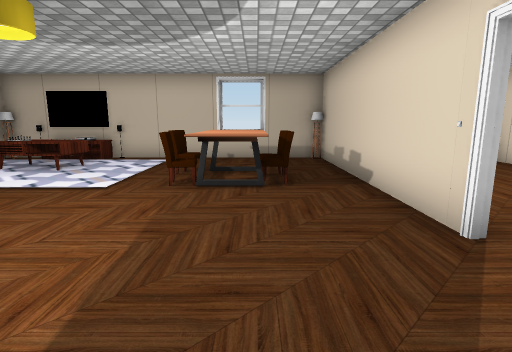
View 1 (above)

16 first-person views from a walk through a Unity game level. The camera is 1.2 m above the floor, tilts 10° down and sees 80° across. The floor is counted in squares, 1 m on a side. Each view is taken from the middle of a square. On the plan, view 1 faces up. The plan holds only what a view shows up to about 13 squares ahead; the rest is blank. The place goes on beyond the plan. The player character is not drawn. Some surface patterns are stand-ins.

View 2
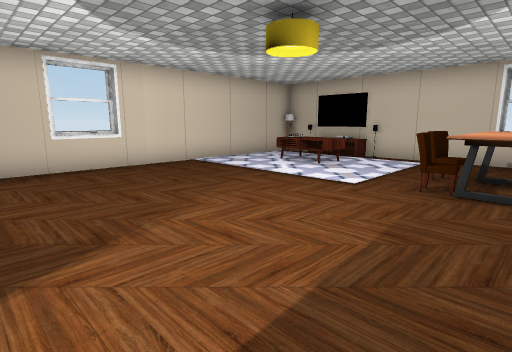

View 3
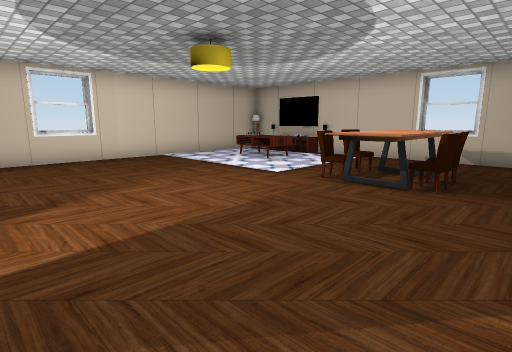

View 4
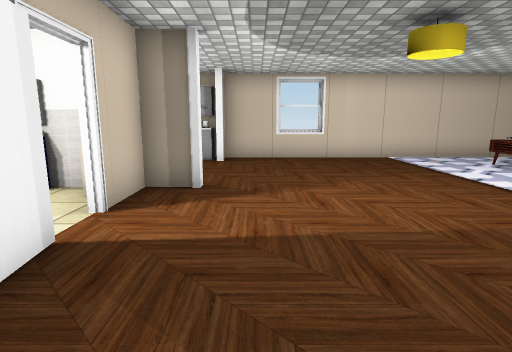

View 5
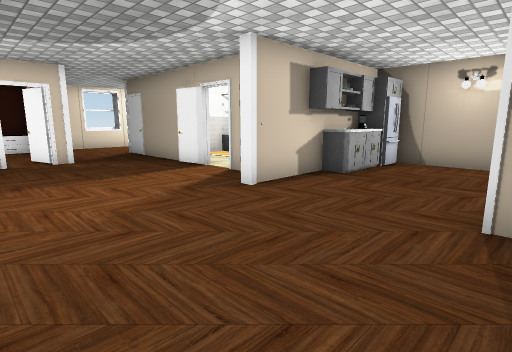

View 6
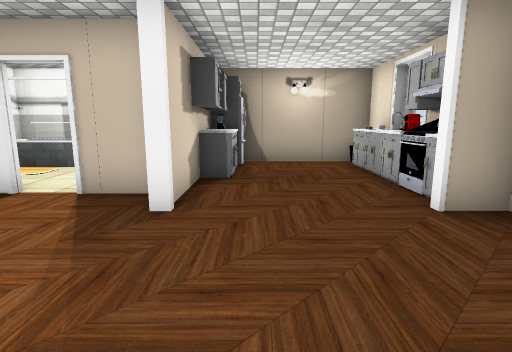

View 7
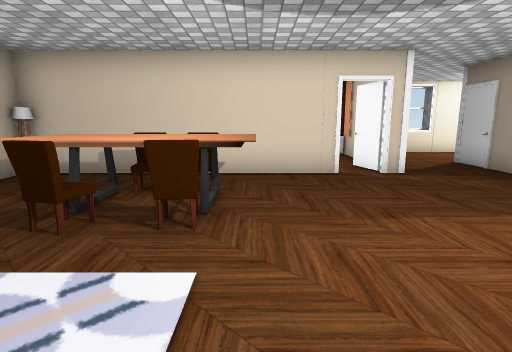

View 8
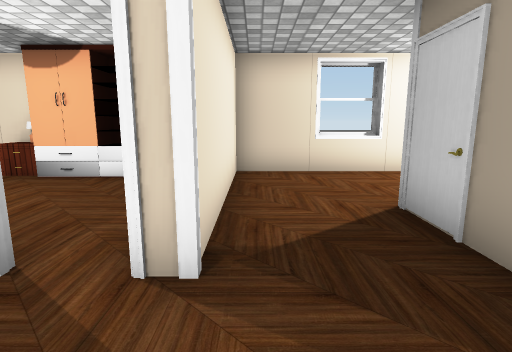

View 9
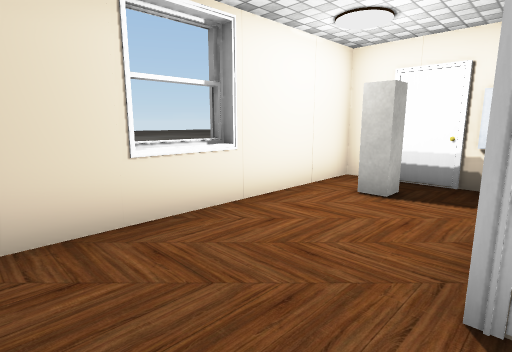

View 10
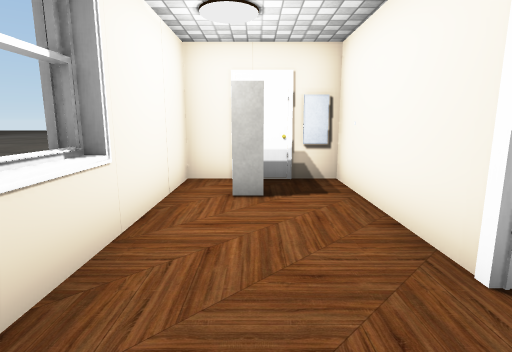

View 11
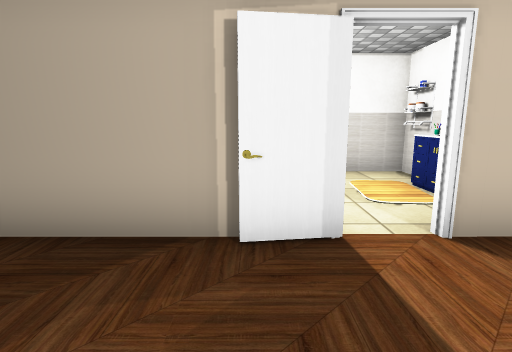

View 12
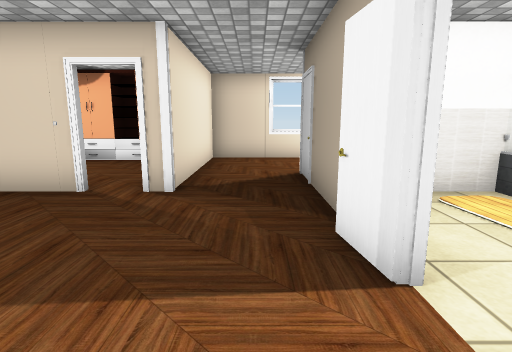

View 13
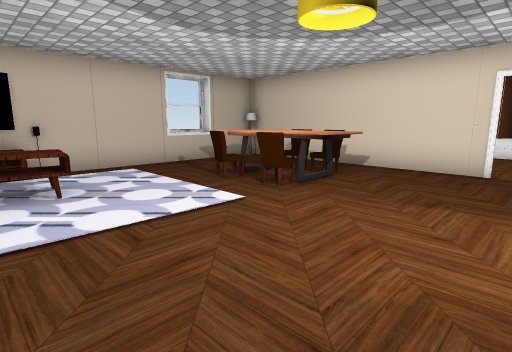

View 14
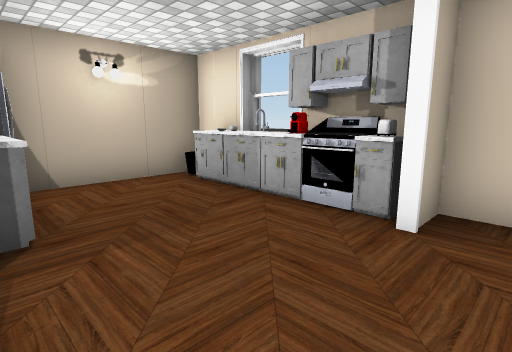

View 15
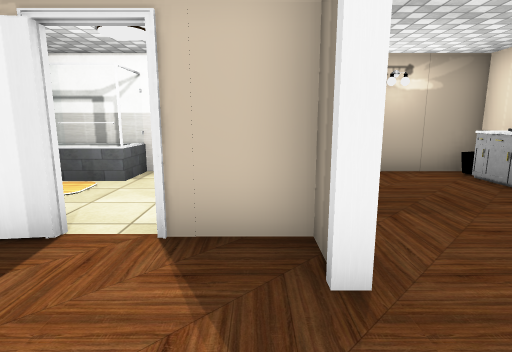

View 16
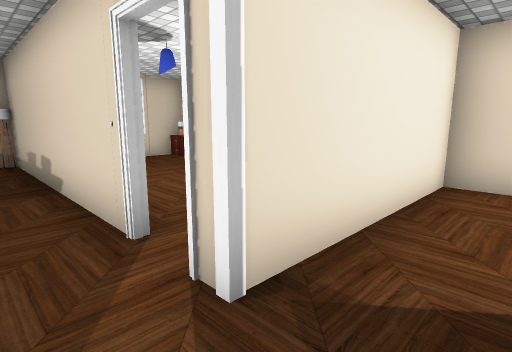

### Floor plan
Key: @ floor where view 1 was taken; # wall or solid block; . floor; = window, fence, low wall or low ledge; ^ raised ledge; T table; C chair; P pillar; S stove; H thing the floor can be seen under or through; A cabinet; W wardrobe; F fridge; O other object.
Columns run from 9 left of view 1 to 8 right of it. Each row starts with its distance up from view 1.
 11 ############   ###
 10 ##TOO......#    ##
  9 #     .....#  .. #
  8 # TTT ..TT.#  .. #
  7 #   T .CTTC# ...T#
  6 # .....CTTC# ...T
  5 #.......TT.#....W
  4 #..........#....W
  3 #..........##..WW
  2 #..........P####W#
  1 #................#
  0 #P...P...@.......#
 -1 #OS..## HHH##P...=
 -2 #O...#O  ..###...#
 -3  ^...A ....# #...#
 -4 #^...AO..### #.#.#
 -5 #...FFO  #####O..#
 -6 ##################

Where each view was taken, in squares from view 1:
view 1: 0 up, 0 right, facing up
view 2: 0 up, 0 right, facing up-left
view 3: 0 up, 2 right, facing up-left
view 4: 1 up, 2 right, facing left
view 5: 4 up, 8 left, facing down-right
view 6: 4 up, 5 left, facing down
view 7: 5 up, 5 left, facing right
view 8: 1 up, 0 right, facing right
view 9: 1 up, 4 right, facing down-right
view 10: 1 up, 6 right, facing down
view 11: 2 up, 0 right, facing down
view 12: 0 up, 3 left, facing right
view 13: 2 up, 6 left, facing up-right
view 14: 1 up, 4 left, facing down-left
view 15: 2 up, 3 left, facing down
view 16: 0 up, 1 right, facing up-right
